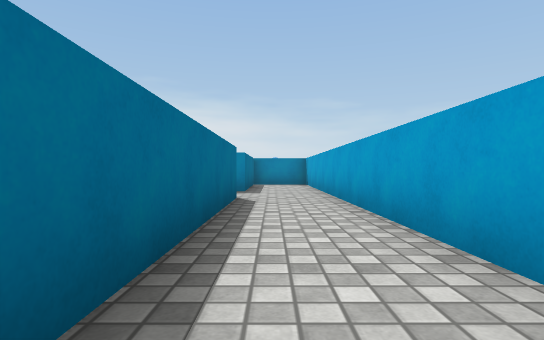
[1] (above)

16 first-person views from a walk through a scene from a Unity 3-D project. The camera is 0.55 m above the floor, looks level and sees 80° across. The floor is counted in squares, 1 m on a side. Each view is taken from the middle of a square. On the plan, view 1 faces up. The plan holds only what a view shows up to about 9 squares ahead; the rest is blank. The place goes on beyond the plan. Surface patterns are stand-ins for the level's own textures.

[2]
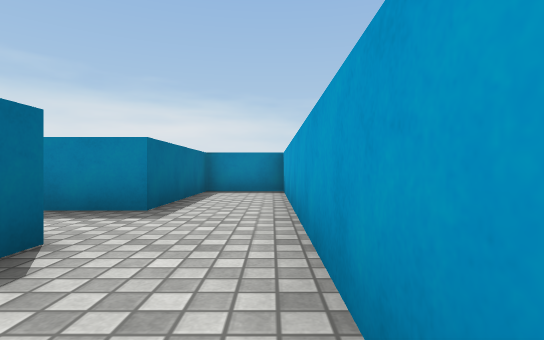

[3]
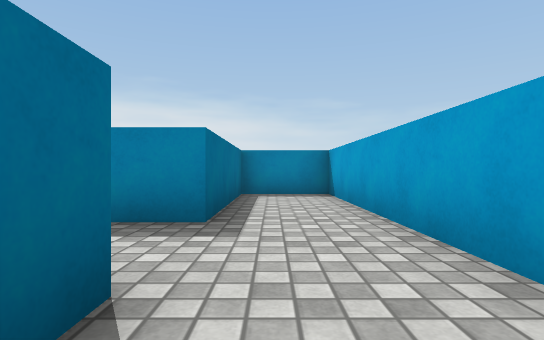

[4]
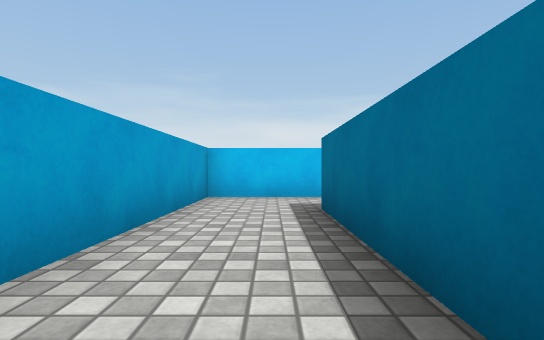

[5]
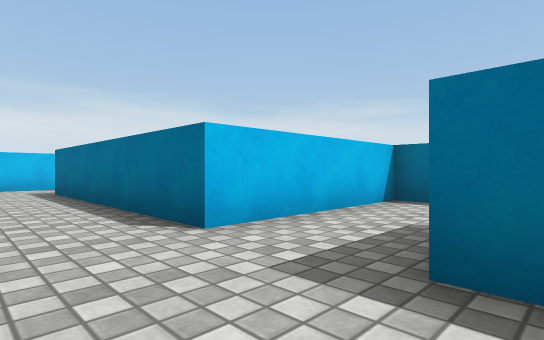

[6]
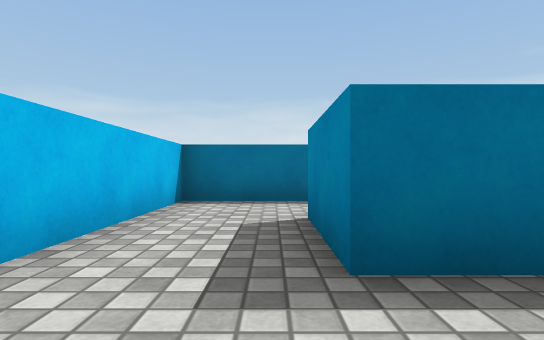

[7]
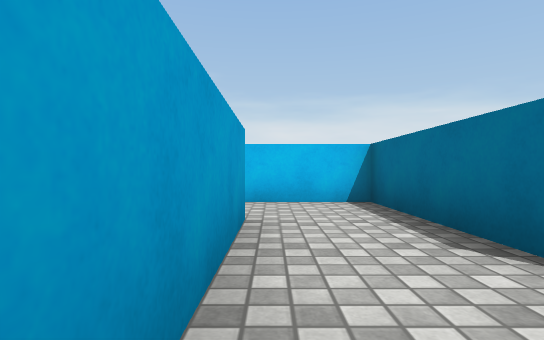

[8]
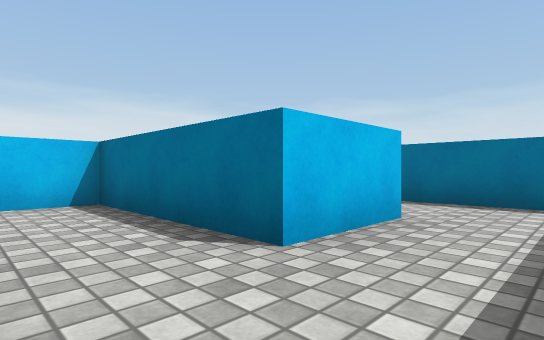

[9]
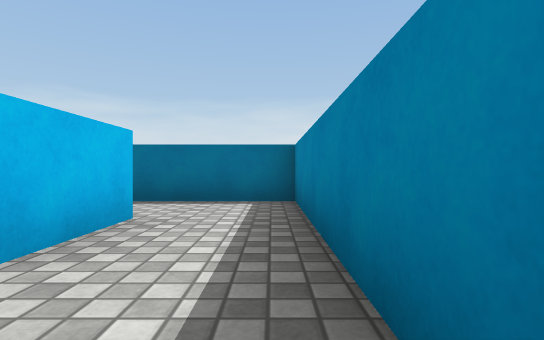

[10]
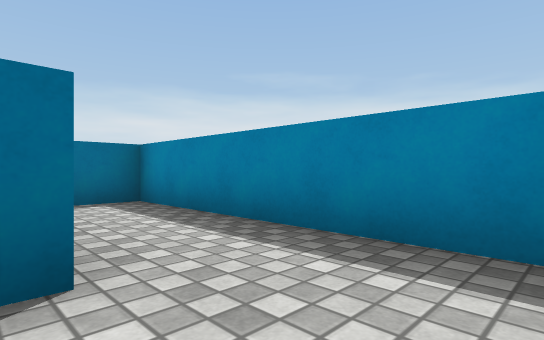

[11]
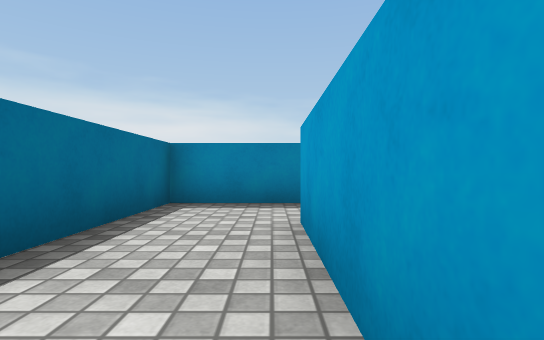

[12]
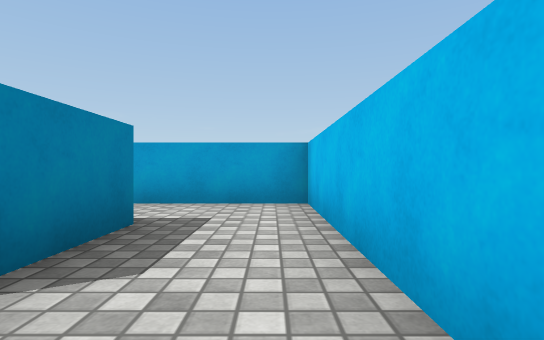

[13]
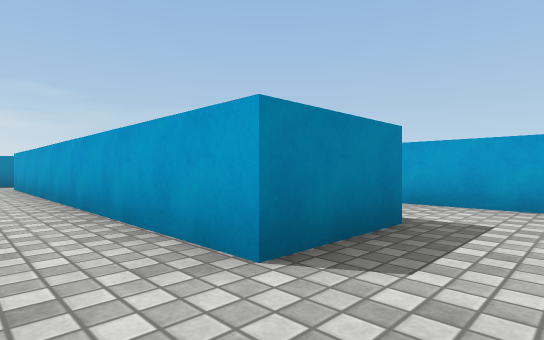

[14]
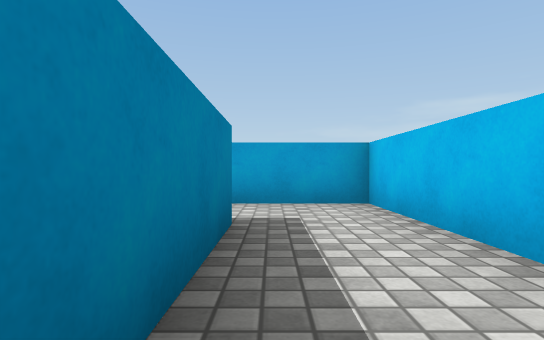

[15]
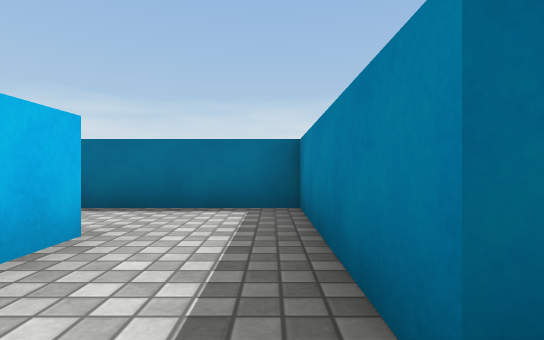

[16]
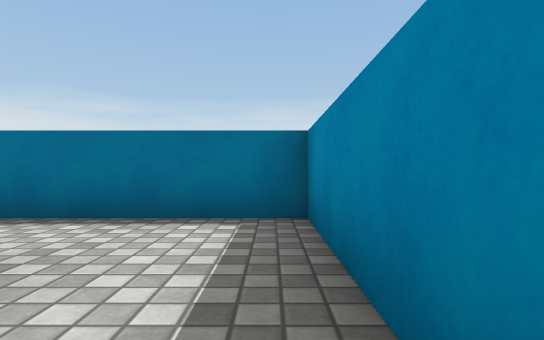

### Floor plan
Ten units are one square. View 1 is at (0, 0); x grows to the right and y downward. Boxes are objects, and circles mark ways between rooms. Rooms are numbered by the first view taken in them; rooms with no view inside come last. Other rooms are left out.
<svg viewBox="-119 -190 137 220">
<path fill="none" stroke="#000" d="M-25 -64 -7 -64 -7 -4 -25 -4M-28 16 13 16 13 -124 -7 -124 -7 -84 -27 -84M-31 -124 -65 -124M-67 -104 -47 -104M-27 -106 -27 -118M-27 -84 -27 -106M-47 -104 -47 -64 -25 -64M-86 -84 -107 -84M-87 -105 -87 -90M-104 -64 -67 -64 -67 -104M-107 -84 -107 -185M-114 -64 -104 -64M-25 -4 -47 -4 -47 16M-65 -124 -87 -124 -87 -105"/>
<circle cx="-15" cy="-75" r="3" fill="#2a7"/>
<circle cx="-15" cy="5" r="3" fill="#2a7"/>
<circle cx="-35" cy="-95" r="3" fill="#2a7"/>
<circle cx="-55" cy="-115" r="3" fill="#2a7"/>
<circle cx="-95" cy="-75" r="3" fill="#2a7"/>
<circle cx="-75" cy="-95" r="3" fill="#2a7"/>
<text x="0" y="-50">1</text>
<text x="-50" y="-120">2</text>
<text x="-40" y="-90">3</text>
<text x="-80" y="-80">4</text>
<text x="-110" y="-140">5</text>
<text x="-40" y="0">6</text>
<text x="-80" y="-120">7</text>
</svg>
Room 1 opens to room 3. Room 1 opens to room 6. Room 2 opens to room 3. Room 2 opens to room 7. Room 4 opens to room 5. Room 4 opens to room 7.

Where each view was taken, in squares from view 1:
view 1: 0 up, 0 right, facing up
view 2: 4 up, 1 right, facing up
view 3: 5 up, 0 right, facing up
view 4: 5 up, 0 right, facing down
view 5: 9 up, 1 right, facing down-left
view 6: 8 up, 1 right, facing left
view 7: 12 up, 3 left, facing down
view 8: 12 up, 3 left, facing down-left
view 9: 12 up, 3 left, facing left
view 10: 10 up, 3 left, facing up-left
view 11: 7 up, 7 left, facing up
view 12: 7 up, 12 left, facing right
view 13: 7 up, 12 left, facing up-right
view 14: 0 up, 4 left, facing right
view 15: 0 up, 0 right, facing left
view 16: 0 up, 1 left, facing left
